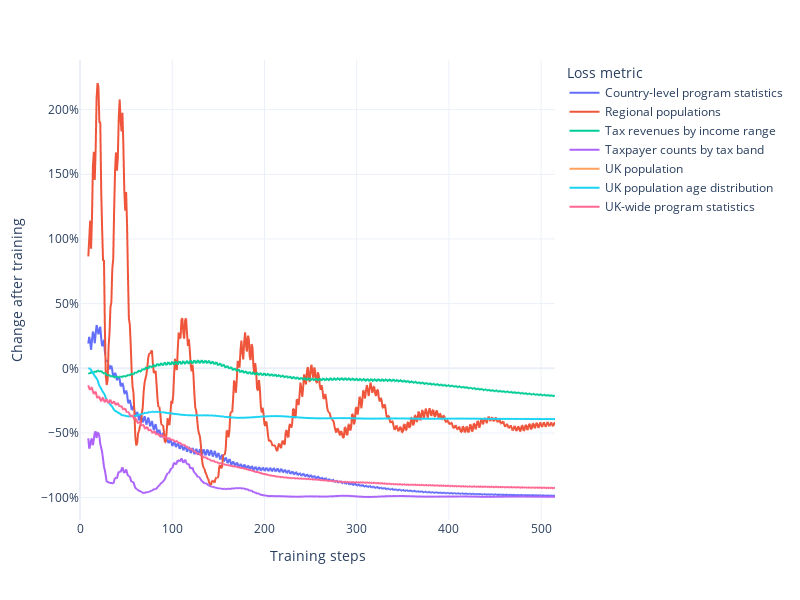

Notebook code cell kept with this figure:
### Markdown cell above
# Re-weighting

OpenFisca-UK primarily relies on the Family Resources Survey, which has known issues with non-capture of households at the bottom and top of the income distribution. To correct for this, we apply a weight modification, optimised using gradient descent to minimise survey error against a diverse selection of targeting statistics. These include:

* Country-level program statistics
* Regional populations
* Tax revenues by income range
* Taxpayer counts by tax band
* UK population
* UK population age distribution
* UK-wide program statistics

The graph below shows the effect of the optimisation on each of these, compared to their starting values (under original FRS weights).

### Code cell
import yaml
from openfisca_uk import REPO

with open(REPO / "calibration" / "losses.yaml", "r") as f:
    losses = yaml.safe_load(f)

import pandas as pd
import plotly.express as px

df = pd.DataFrame(losses)

px.line(df.rolling(10).mean() / df.iloc[0] - 1, y=df.columns).update_layout(
    template="plotly_white",
    legend_title="Loss metric",
    yaxis_tickformat=".0%",
    width=800,
    height=600,
    yaxis_title="Change after training",
    xaxis_title="Training steps"
)

### Figure 1 — Plotly figure (JSON) as saved in the notebook; plotly's stock layout.template omitted (floating-point values rounded to 4 significant figures; data arrays with more than 128 entries replaced by an {"elided": "..."} marker saying what was removed)
{"data": [{"hovertemplate": "variable=Country-level program statistics<br>index=%{x}<br>value=%{y}<extra></extra>", "legendgroup": "Country-level program statistics", "line": {"color": "#636efa", "dash": "solid"}, "marker": {"symbol": "circle"}, "mode": "lines", "name": "Country-level program statistics", "showlegend": true, "type": "scattergl", "x": {"elided": "516 int values"}, "xaxis": "x", "y": {"elided": "516 float values"}, "yaxis": "y"}, {"hovertemplate": "variable=Regional populations<br>index=%{x}<br>value=%{y}<extra></extra>", "legendgroup": "Regional populations", "line": {"color": "#EF553B", "dash": "solid"}, "marker": {"symbol": "circle"}, "mode": "lines", "name": "Regional populations", "showlegend": true, "type": "scattergl", "x": {"elided": "516 int values"}, "xaxis": "x", "y": {"elided": "516 float values"}, "yaxis": "y"}, {"hovertemplate": "variable=Tax revenues by income range<br>index=%{x}<br>value=%{y}<extra></extra>", "legendgroup": "Tax revenues by income range", "line": {"color": "#00cc96", "dash": "solid"}, "marker": {"symbol": "circle"}, "mode": "lines", "name": "Tax revenues by income range", "showlegend": true, "type": "scattergl", "x": {"elided": "516 int values"}, "xaxis": "x", "y": {"elided": "516 float values"}, "yaxis": "y"}, {"hovertemplate": "variable=Taxpayer counts by tax band<br>index=%{x}<br>value=%{y}<extra></extra>", "legendgroup": "Taxpayer counts by tax band", "line": {"color": "#ab63fa", "dash": "solid"}, "marker": {"symbol": "circle"}, "mode": "lines", "name": "Taxpayer counts by tax band", "showlegend": true, "type": "scattergl", "x": {"elided": "516 int values"}, "xaxis": "x", "y": {"elided": "516 float values"}, "yaxis": "y"}, {"hovertemplate": "variable=UK population<br>index=%{x}<br>value=%{y}<extra></extra>", "legendgroup": "UK population", "line": {"color": "#FFA15A", "dash": "solid"}, "marker": {"symbol": "circle"}, "mode": "lines", "name": "UK population", "showlegend": true, "type": "scattergl", "x": {"elided": "516 int values"}, "xaxis": "x", "y": {"elided": "516 null values"}, "yaxis": "y"}, {"hovertemplate": "variable=UK population age distribution<br>index=%{x}<br>value=%{y}<extra></extra>", "legendgroup": "UK population age distribution", "line": {"color": "#19d3f3", "dash": "solid"}, "marker": {"symbol": "circle"}, "mode": "lines", "name": "UK population age distribution", "showlegend": true, "type": "scattergl", "x": {"elided": "516 int values"}, "xaxis": "x", "y": {"elided": "516 float values"}, "yaxis": "y"}, {"hovertemplate": "variable=UK-wide program statistics<br>index=%{x}<br>value=%{y}<extra></extra>", "legendgroup": "UK-wide program statistics", "line": {"color": "#FF6692", "dash": "solid"}, "marker": {"symbol": "circle"}, "mode": "lines", "name": "UK-wide program statistics", "showlegend": true, "type": "scattergl", "x": {"elided": "516 int values"}, "xaxis": "x", "y": {"elided": "516 float values"}, "yaxis": "y"}], "layout": {"height": 600, "legend": {"title": {"text": "Loss metric"}, "tracegroupgap": 0}, "margin": {"t": 60}, "width": 800, "xaxis": {"anchor": "y", "autorange": true, "domain": [0, 1], "range": [0, 515], "title": {"text": "Training steps"}, "type": "linear"}, "yaxis": {"anchor": "x", "autorange": true, "domain": [0, 1], "range": [-1.173, 2.383], "tickformat": ".0%", "title": {"text": "Change after training"}, "type": "linear"}}}
